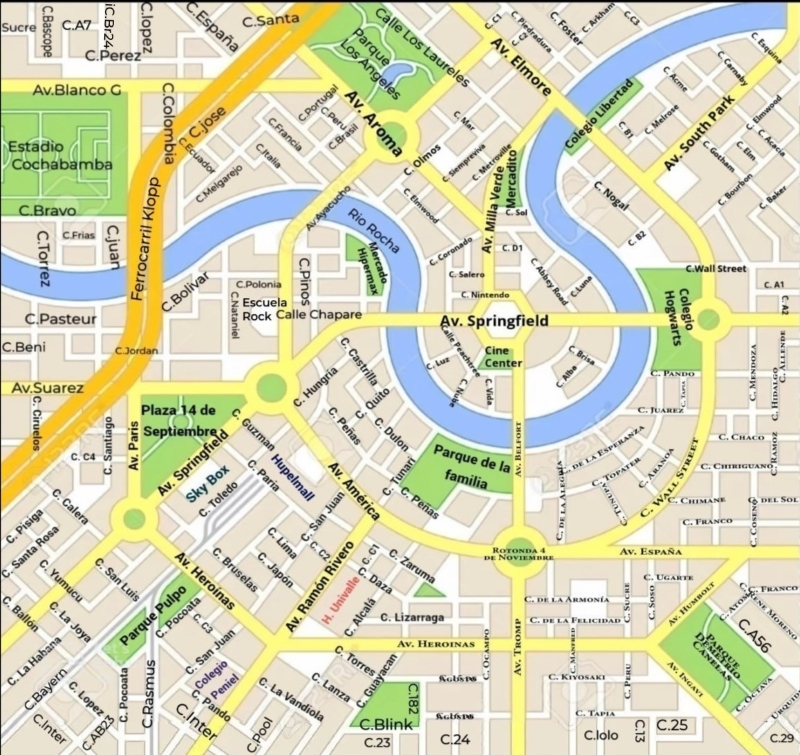
#> input picture IA proyecto/MapaIA5.jpg, 800 x 755 px, found by its file name
$ python Graficar.py
#> lines starting #> are read from the running program, lines starting #| are printed output that depends on the picture
import cv2
from Casilla import *

#sucre=Casilla('Sucre',1,50,1)

# [5 lines left out: function GraficarRecorrido, not called in this run]

def cargarGrafico():
    img=cv2.imread("IA proyecto\MapaIA5.jpg")
#> img is the input picture: shape (755, 800, 3); mean B, G, R 183.3, 214.2, 214

    Gotham1(img)
    Gotham2(img)
    Gotham3(img)
    Gotham4(img)
    Gotham5(img)
    Gotham6(img)

    Acacia1(img)
    Acacia2(img)
    Acacia3(img)
    Acacia4(img)
    Acacia5(img)

    esquina1(img)
    esquina2(img)
    carnaby1(img)
    carnaby2(img)
    carnaby3(img)
    carnaby4(img)

    acme1(img)
    acme2(img)
    acme3(img)

    B11(img)
    B12(img)
    B13(img)

    elm(img)

    elmwood1(img)
    elmwood2(img)
    elmwood3(img)
    elmwood4(img)

    bourbon1(img)
    bourbon2(img)
    bourbon3(img)
    bourbon4(img)
    bourbon5(img)

    baker1(img)
    baker2(img)
    baker3(img)
    baker4(img)
    melrose1(img)
    melrose2(img)
    melrose3(img)
    melrose4(img)
    SouthPark1(img)
    SouthPark2(img)
    SouthPark3(img)
    SouthPark4(img)
    SouthPark5(img)
    SouthPark6(img)
    SouthPark7(img)
    SouthPark8(img)
    b21(img)
    b22(img)
    b23(img)
    WallStreet1(img)
    WallStreet2(img)
    WallStreet3(img)
    WallStreet4(img)
    WallStreet5(img)
    a11(img)
    a21(img)
    arkham1(img)
    arkham2(img)
    arkham3(img)
    foster1(img)
    foster2(img)
    piedradura1(img)
    piedradura2(img)
    piedradura3(img)
    Nogal1(img)
    Nogal2(img)
    Nogal3(img)
    Nogal4(img)
    C1(img)
    C2(img)
    C3(img)
    mar1(img)
    mar2(img)
    olmos1(img)
    olmos2(img)
    olmos3(img)
    olmos4(img)
    olmos5(img)
    siempreviva1(img)
    siempreviva2(img)
    siempreviva3(img)
    siempreviva4(img)
    metroville1(img)
    metroville2(img)
    coronado1(img)
    coronado2(img)
    coronado3(img)
    coronado4(img)
    coronado5(img)
    sol(img)
    salero1(img)
    salero2(img)
    salero3(img)
    nintendo1(img)
    nintendo2(img)
    nintendo3(img)
    abbeyroad1(img)
    abbeyroad2(img)
    abbeyroad3(img)
    abbeyroad4(img)
    abbeyroad5(img)
    abbeyroad6(img)
    abbeyroad7(img)
    elmwood21(img)
    elmwood22(img)
    elmwood23(img)
    elmwood24(img)
    peachtree1(img)
    peachtree2(img)
    peachtree3(img)
    peachtree4(img)
    peachtree5(img)
    peachtree6(img)
    peachtree7(img)
    luna(img)
    luz(img)
    d1(img)
    vida(img)
    nube1(img)
    nube2(img)
    alba(img)
    brisa1(img)
    brisa2(img)
    aroma1(img)
    aroma2(img)
    aroma3(img)
    aroma4(img)
    aroma5(img)
    aroma6(img)
    aroma7(img)
    aroma8(img)
    elmore1(img)
    elmore2(img)
    elmore3(img)
    elmore4(img)
    elmore5(img)
    elmore6(img)
    elmore7(img)
    elmore8(img)
    elmore9(img)
    elmore10(img)
    elmore11(img)
    springfield1(img)
    springfield2(img)
    springfield3(img)
    springfield4(img)
    springfield5(img)
    springfield6(img)
    springfield7(img)
    springfield8(img)
    springfield9(img)
    springfield10(img)
    springfield11(img)
    springfield12(img)
    springfield13(img)
    springfield14(img)
    springfield15(img)
    springfield16(img)
    millaverde1(img)
    millaverde2(img)
    millaverde3(img)
    millaverde4(img)
    millaverde5(img)
    millaverde6(img)
    millaverde7(img)
    millaverde8(img)

    ciruelos(img)
    santiago1(img)
    santiago2(img)
    santiago3(img)
    santiago4(img)
    santiago5(img)
    paris1(img)
    paris2(img)
    paris3(img)

    calera1(img)
    calera2(img)
    calera3(img)
    calera4(img)

    pisiga1(img)
    pisiga2(img)
    pisiga3(img)
    pisiga4(img)
    pisiga5(img)

    santaRosa1(img)
    santaRosa2(img)
    santaRosa3(img)

    yumucu1(img)
    yumucu2(img)
    yumucu3(img)
    yumucu4(img)
    yumucu5(img)

    joya1(img)
    joya2(img)
    joya3(img)
    joya4(img)
    joya5(img)

    ballon1(img)
    ballon2(img)
    ballon3(img)
    ballon4(img)

    sanLuis1(img)
    sanLuis2(img)
    sanLuis3(img)

    lopez1(img)
    lopez2(img)
    lopez3(img)

    bruselas1(img)
    bruselas2(img)
    bruselas3(img)
    bruselas4(img)

    japon1(img)
    japon2(img)

    lima(img)

    paria1(img)
    paria2(img)
    paria3(img)
    paria4(img)
    paria5(img)

    guzman(img)

    pando1(img)
    pando2(img)
    pando3(img)
    pando4(img)

    inter1(img)
    inter2(img)
    inter3(img)
    inter4(img)
    inter5(img)

    vandiola1(img)
    vandiola2(img)
    vandiola3(img)
    vandiola4(img)
    vandiola5(img)

    lanza1(img)
    lanza2(img)

    torres(img)
    daza1(img)
    daza2(img)
    daza3(img)
    daza4(img)
    daza5(img)
    daza6(img)
    zaruma1(img)
    zaruma2(img)
    zaruma3(img)
    zaruma4(img)
    zaruma5(img)
    zaruma6(img)

    peñas1(img)
    peñas2(img)
    peñas3(img)
    peñas4(img)
    peñas5(img)
    peñas6(img)

    castrilla1(img)
    castrilla2(img)
    castrilla3(img)

    dulon1(img)
    dulon2(img)
    dulon3(img)
    dulon4(img)

    habana1(img)
    habana2(img)

    toledo1(img)
    toledo2(img)
    toledo3(img)
    toledo4(img)
    toledo5(img)
    toledo6(img)
    toledo7(img)

    hungria1(img)
    hungria2(img)
    hungria3(img)

    quito1(img)
    quito2(img)
    quito3(img)

    bayern1(img)
    bayern2(img)
    bayern3(img)
    bayern4(img)
    bayern5(img)
    bayern6(img)
    bayern7(img)
    bayern8(img)

    pocoata1(img)
    pocoata2(img)
    pocoata3(img)
    pocoata4(img)
    pocoata5(img)
    pocoata6(img)
    pocoata7(img)
    pocoata8(img)
    pocoata9(img)
    pocoata10(img)

    sanJuan1(img)
    sanJuan2(img)
    sanJuan3(img)
    sanJuan4(img)
    sanJuan5(img)
    sanJuan6(img)
    sanJuan7(img)
    sanJuan8(img)
    sanJuan9(img)
    sanJuan10(img)
    sanJuan11(img)
    sanJuan12(img)
    sanJuan13(img)

    alcala1(img)
    alcala2(img)
    alcala3(img)
    alcala4(img)
    alcala5(img)
    alcala6(img)
    alcala7(img)
    alcala8(img)
    alcala9(img)
    alcala10(img)
    alcala11(img)
    alcala12(img)

    guayacan1(img)
    guayacan2(img)
    guayacan3(img)
    guayacan4(img)
    guayacan5(img)
    guayacan6(img)
    guayacan7(img)
    guayacan8(img)
    guayacan9(img)

    tunari1(img)
    tunari2(img)
    tunari3(img)

    pool(img)
    AB23(img)
    C13(img)
    C14(img)
    C15(img)
    C16(img)
    C17(img)
    C18(img)
    RRivero1(img)
    RRivero2(img)
    RRivero3(img)
    RRivero4(img)
    RRivero5(img)
    RRivero6(img)
    RRivero7(img)
    RRivero8(img)
    springfield17(img)
    springfield18(img)
    springfield19(img)
    springfield20(img)
    springfield21(img)
    springfield22(img)
    springfield23(img)
    springfield24(img)
    springfield25(img)
    springfield26(img)
    springfield27(img)
    springfield28(img)
    springfield29(img)
    springfield30(img)
    springfield31(img)
    springfield32(img)
    springfield33(img)
    springfield34(img)

    america1(img)
    america2(img)
    america3(img)
    america4(img)
    america5(img)
    america6(img)

    C4(img)
    C5(img)
    C6(img)
    C7(img)

    heroinas1(img)
    heroinas2(img)
    heroinas3(img)
    heroinas4(img)
    heroinas5(img)
    heroinas6(img)
    heroinas7(img)
    heroinas8(img)
    heroinas9(img)
    heroinas10(img)
    heroinas11(img)

    lizarraga1(img)
    lizarraga2(img)
    lizarraga3(img)

    blink1(img)
    blink2(img)

    rasmus1(img)
    rasmus2(img)
    rasmus3(img)

    cv2.imshow('img',img)
    cv2.waitKey(0)
    cv2.destroyAllWindows()


def pintarHorizontal(img,iniX,largo,iniY,ancho):
    try:
        for i in range(iniX,iniX + largo):
            for j in range (iniY,iniY+ancho):
                img[j,i]=(0,0,255)
    except Exception:
        print("error")


def pintarvertical(img,iniX,largo,iniY,ancho):
    try:
        for i in range(iniY,iniY + largo):
            for j in range (iniX,iniX+ancho):
                img[i,j]=(0,0,255)
    except Exception:
        print("error")

def pintardiagonalIzqDer(img,iniX,largo,iniY,ancho):
    try:
        for i in range(0,ancho):
            iniY=iniY+1
            for j in range(0,largo):
                img[iniY+j,iniX+j]=(0,0,255)
    except Exception:
        print("error")


def pintardiagonalDerIzq(img,iniX,largo,iniY,ancho):
    try:
        for i in range(0,ancho):
            iniY=iniY+1
            for j in range(0,largo):
                img[iniY+j,iniX-j]=(0,0,255)
    except Exception:
        print("error")

def Gotham1(img):
    pintardiagonalIzqDer(img,655,10,90,4)
def Gotham2(img):
    pintardiagonalIzqDer(img,675,12,110,4)
def Gotham3(img):
    pintardiagonalIzqDer(img,702,10,137,4)
def Gotham4(img):
    pintardiagonalIzqDer(img,725,15,157,4)
def Gotham5(img):
    pintardiagonalIzqDer(img,752,10,182,4)
def Gotham6(img):
    pintardiagonalIzqDer(img,773,20,203,4)

def Acacia1(img):
    pintardiagonalIzqDer(img,688,15,60,4)
def Acacia2(img):
    pintardiagonalIzqDer(img,713,10,83,4)
def Acacia3(img):
    pintardiagonalIzqDer(img,735,10,105,4)
def Acacia4(img):
    pintardiagonalIzqDer(img,755,20,122,4)
#> after the loop in pintardiagonalIzqDer (call 10), `for i in range(0,ancho):`:
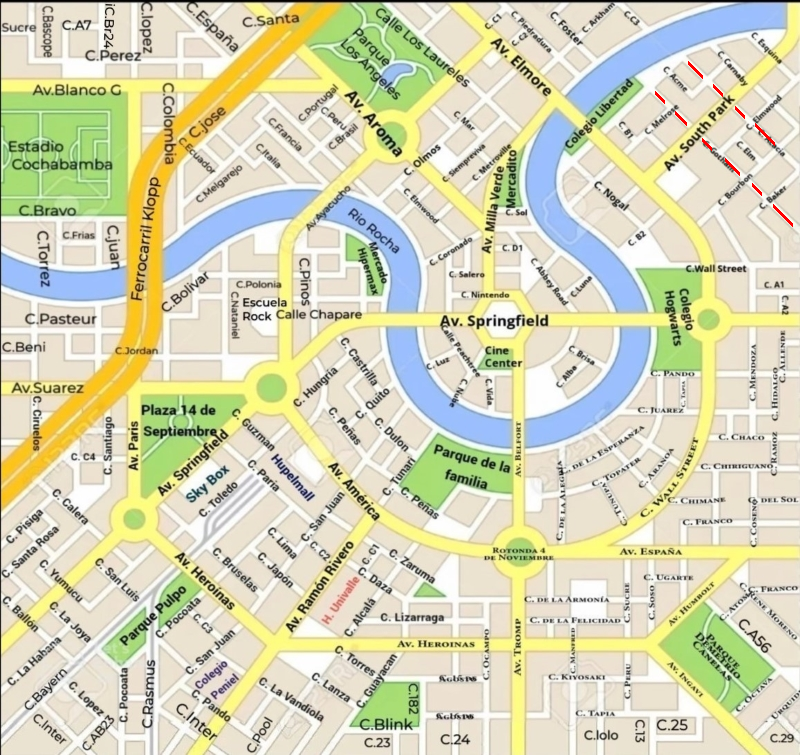
#> img: shape (755, 800, 3); mean B, G, R 183.1, 214, 214
def Acacia5(img):
    pintardiagonalIzqDer(img,785,10,152,4)

def esquina1(img):
    pintardiagonalIzqDer(img,755,10,37,4)
def esquina2(img):
    pintardiagonalIzqDer(img,780,10,62,4)

def carnaby1(img):
    pintardiagonalIzqDer(img,715,8,45,4)
def carnaby2(img):
    pintardiagonalIzqDer(img,732,10,62,4)
def carnaby3(img):
    pintardiagonalIzqDer(img,758,10,86,4)
def carnaby4(img):
    pintardiagonalIzqDer(img,779,10,106,4)

def acme1(img):
    pintardiagonalIzqDer(img,675,10,76,4)
def acme2(img):
    pintardiagonalDerIzq(img,703,10,80,4)
def acme3(img):
    pintardiagonalDerIzq(img,722,10,62,4)

def B11(img):
    pintardiagonalIzqDer(img,620,10,124,4)
def B12(img):
    pintardiagonalIzqDer(img,651,10,134,4)
def B13(img):
    pintardiagonalIzqDer(img,681,10,164,4)
#> after the loop in pintardiagonalIzqDer (call 21), `for i in range(0,ancho):`:
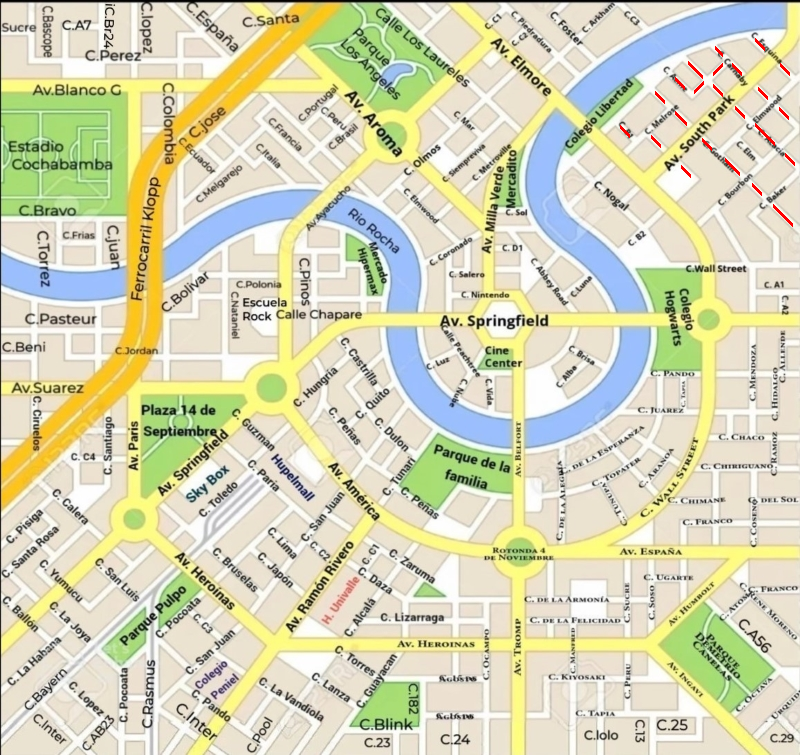
#> img: shape (755, 800, 3); mean B, G, R 182.9, 213.8, 214.1

def elm(img):
    pintardiagonalIzqDer(img,740,15,139,4)
#> (the rest of the program and of its run is left out)
